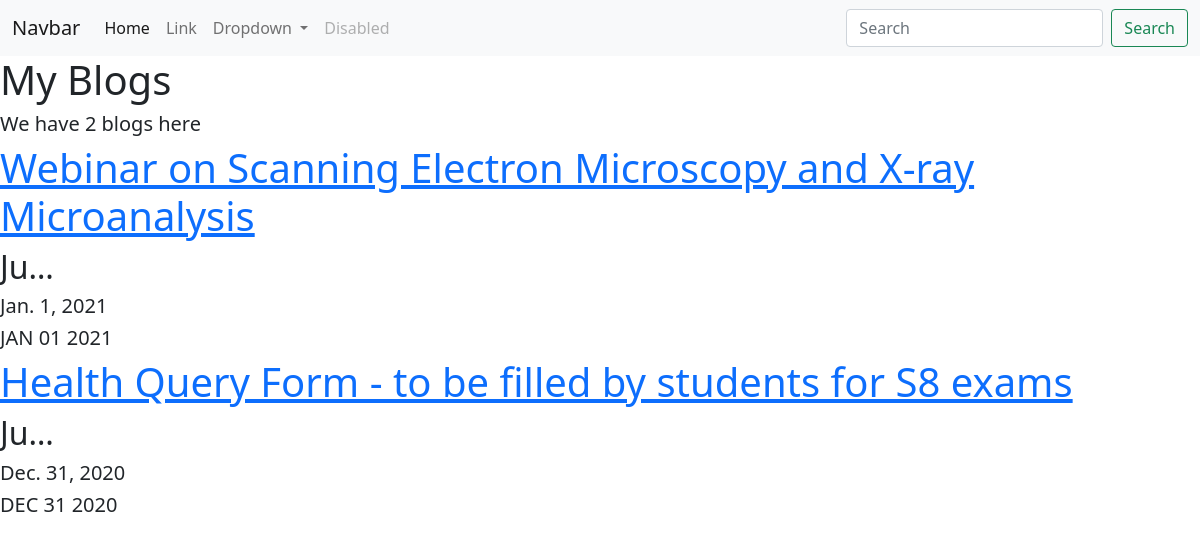
Screenshot of /blog/ with the database file from the repository.
### blog/models.py (models this page shows, shortened)
class Blog(models.Model):
    title = models.CharField(max_length=100)
    description = models.CharField(max_length=255)
    date = models.DateField()

### blog/views.py (the view)
# urls.py: path('', views.all_blogs, name='all_blogs'),
def all_blogs(request):
    blogs = Blog.objects.order_by('-date')[:5]
    return render(request, 'blog/all_blog.html', {'blogs': blogs})

### blog/templates/blog/all_blog.html
{% extends 'portfolio/base.html' %} {% block vinuscontent %}
<h1>My Blogs</h1>
<h5>We have {{ blogs.count }} blog{{ blogs.count|pluralize }} here</h5>
{% for blog in blogs %}
<a href="{% url 'blog:detail' blog.id %}"><h1>{{ blog.title }}</h1></a>
<h2>{{ blog.description|safe|truncatechars:3 }}</h2>
<h5>{{ blog.date }}</h5>
<h5>{{ blog.date | date:'M d Y'|upper }}</h5>
{% endfor %} {% endblock %}

### rows the page displays
Blog: title "Webinar on Scanning Electron Microscopy and X-ray Microanalysis", description "Ju…", date "Jan. 1, 2021", date "JAN 01 2021"
Blog: title "Health Query Form - to be filled by students for S8 exams", description "Ju…", date "Dec. 31, 2020", date "DEC 31 2020"

### other values shown
{{ blogs.count }} "2"
